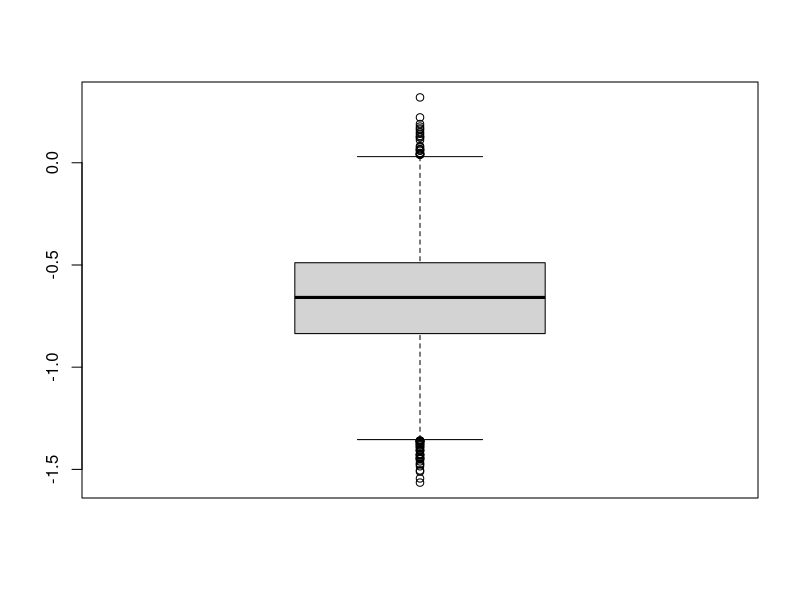
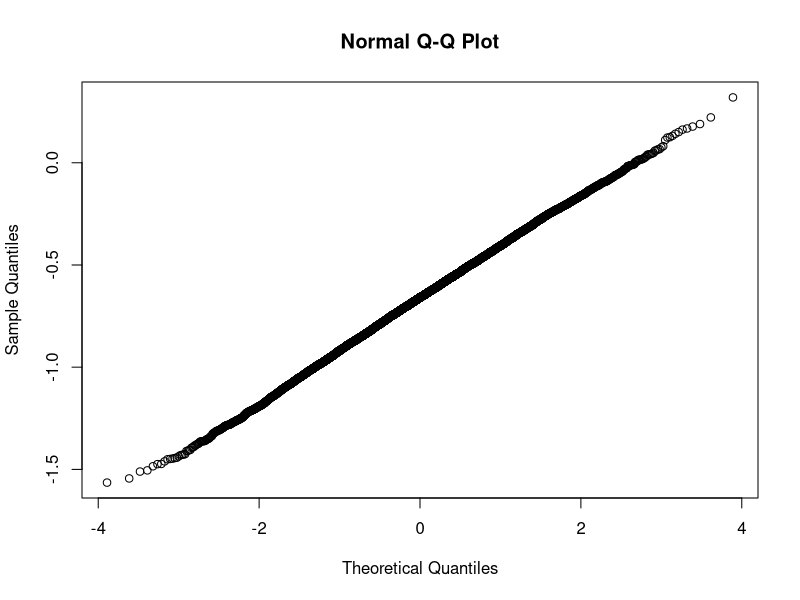
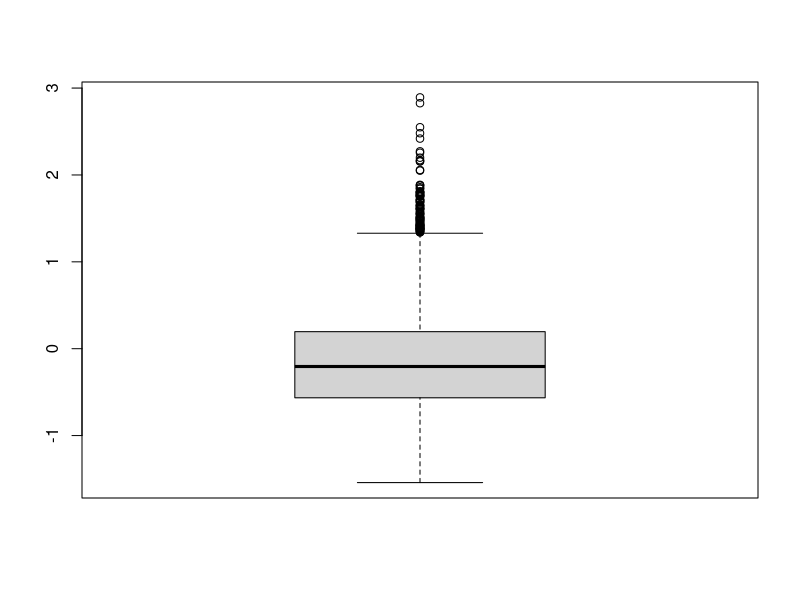

The R script that drew these images, in order:
## ---- chunk 1
for (i in 1:10){print(c(i,i^.5))}
x=0
for (i in 1:10){x[i]=i^.5}
y=0
for (i in 10:2){x[i]=i^.5 
print(x[i])}
#for loop to add each previous number
#function#1
for(i in 1:10){x=x+i 
print(x)}
#function#2
for(i in 1:10){y[i+1]=y[i]+i;print (y[i+1])}
## ---- chunk 2
#uniform to sample data
runif(10,1,10)
#interge digital
trunc(runif(5,1,7))
round(runif(5,1,7),2)
signif(10)

#normally sample
rnorm(5,mean =0 ,sd =1 )
round(rnorm(5,mean =0 ,sd =1 ),2)
for(i in 1:10){print(rnorm(5,-2,3))}
#take sample
sample(x=1:10,replace=TRUE)
sample(x=1:10,size=2,replace=TRUE)
sample(x=1:10,size=1,replace=0)
x=rnorm(10,-.5,2)
t.test(x,mu=0,alternative = "less")
## ---- chunk 3
x=rnorm(20,-.5,1)
y=sample(1:20,replace = 1)

leaveit=x
mean(leaveit)
m=0
#for(i in 1:10000){print(mean(leaveit[sample(1:20,replace = 1)]))}
for(i in 1:10000){m[i]=mean(leaveit[sample(1:20,replace = 1)])}
mean(m)
sd(m)
t.test(m,mu=-0.5)
boxplot(m)
qqnorm(m)
## ---- chunk 4

for(i in 1:10000){
  m[i]=mean(leaveit[sample(1:20,replace = 1)])}
pos=0

for (i in 1:10000){
  if (m[i] > 0){
    pos=pos+1
  }
}
pos
## ---- chunk 5
leaveit[21]=10
for(i in 1:10000){
  m[i]=mean(leaveit[sample(1:21,replace = 1)])}
pos=0
boxplot(m)
for (i in 1:10000){
  if (m[i] > 0){
    pos=pos+1
  }
}
pos
